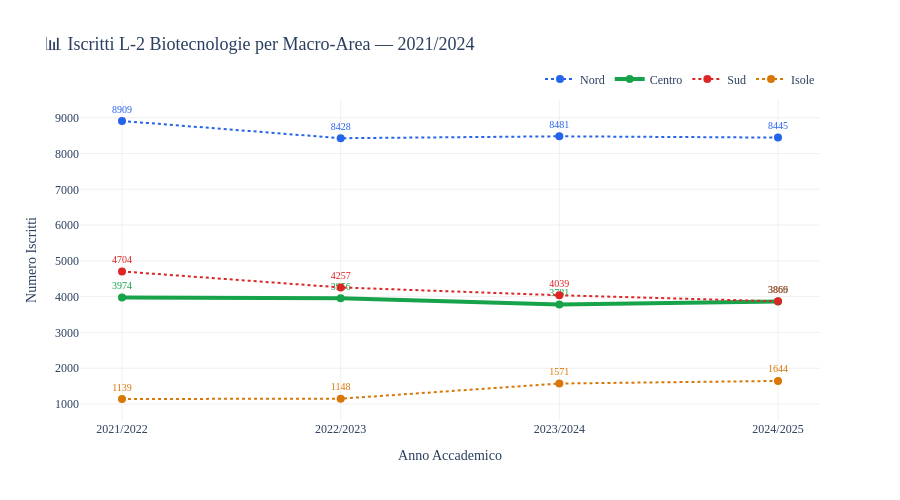

The notebook cell this image was saved under:
### Code cell
df_macro_anno = (
    df_l2_corsi.groupby(["AnnoA", "macro_area"])["Isc"]
    .sum()
    .reset_index()
)

fig = go.Figure()

for macro in ["Nord", "Centro", "Sud", "Isole"]:
    subset = df_macro_anno[df_macro_anno["macro_area"] == macro]
    spessore = 4 if macro == "Centro" else 2
    dash = "solid" if macro == "Centro" else "dot"

    fig.add_trace(go.Scatter(
        x=subset["AnnoA"],
        y=subset["Isc"],
        mode="lines+markers+text",
        name=macro,
        line=dict(color=COLORI[macro], width=spessore, dash=dash),
        marker=dict(size=8, color=COLORI[macro]),
        text=subset["Isc"].astype(str),
        textposition="top center",
        textfont=dict(size=10, color=COLORI[macro]),
        hovertemplate=f"<b>{macro}</b><br>Anno: %{{x}}<br>Iscritti: %{{y:,.0f}}<extra></extra>",
    ))

fig.update_layout(
    title="📊 Iscritti L-2 Biotecnologie per Macro-Area — 2021/2024",
    xaxis_title="Anno Accademico",
    yaxis_title="Numero Iscritti",
    height=500,
    font_family="Georgia",
    title_font_size=18,
    plot_bgcolor="white",
    xaxis=dict(gridcolor="#f0f0f0"),
    yaxis=dict(gridcolor="#f0f0f0"),
    legend=dict(
        orientation="h",
        yanchor="bottom",
        y=1.02,
        xanchor="right",
        x=1
    ),
)

fig.show()

### Figure 1 — Plotly figure (JSON) as saved in the notebook; plotly's stock layout.template omitted (floating-point values rounded to 4 significant figures)
{"data": [{"hovertemplate": "<b>Nord</b><br>Anno: %{x}<br>Iscritti: %{y:,.0f}<extra></extra>", "line": {"color": "#2563EB", "dash": "dot", "width": 2}, "marker": {"color": "#2563EB", "size": 8}, "mode": "lines+markers+text", "name": "Nord", "text": ["8909", "8428", "8481", "8445"], "textfont": {"color": "#2563EB", "size": 10}, "textposition": "top center", "type": "scatter", "x": ["2021/2022", "2022/2023", "2023/2024", "2024/2025"], "y": [8909, 8428, 8481, 8445]}, {"hovertemplate": "<b>Centro</b><br>Anno: %{x}<br>Iscritti: %{y:,.0f}<extra></extra>", "line": {"color": "#16A34A", "dash": "solid", "width": 4}, "marker": {"color": "#16A34A", "size": 8}, "mode": "lines+markers+text", "name": "Centro", "text": ["3974", "3956", "3781", "3866"], "textfont": {"color": "#16A34A", "size": 10}, "textposition": "top center", "type": "scatter", "x": ["2021/2022", "2022/2023", "2023/2024", "2024/2025"], "y": [3974, 3956, 3781, 3866]}, {"hovertemplate": "<b>Sud</b><br>Anno: %{x}<br>Iscritti: %{y:,.0f}<extra></extra>", "line": {"color": "#DC2626", "dash": "dot", "width": 2}, "marker": {"color": "#DC2626", "size": 8}, "mode": "lines+markers+text", "name": "Sud", "text": ["4704", "4257", "4039", "3869"], "textfont": {"color": "#DC2626", "size": 10}, "textposition": "top center", "type": "scatter", "x": ["2021/2022", "2022/2023", "2023/2024", "2024/2025"], "y": [4704, 4257, 4039, 3869]}, {"hovertemplate": "<b>Isole</b><br>Anno: %{x}<br>Iscritti: %{y:,.0f}<extra></extra>", "line": {"color": "#D97706", "dash": "dot", "width": 2}, "marker": {"color": "#D97706", "size": 8}, "mode": "lines+markers+text", "name": "Isole", "text": ["1139", "1148", "1571", "1644"], "textfont": {"color": "#D97706", "size": 10}, "textposition": "top center", "type": "scatter", "x": ["2021/2022", "2022/2023", "2023/2024", "2024/2025"], "y": [1139, 1148, 1571, 1644]}], "layout": {"font": {"family": "Georgia"}, "height": 500, "legend": {"orientation": "h", "x": 1, "xanchor": "right", "y": 1.02, "yanchor": "bottom"}, "plot_bgcolor": "white", "title": {"font": {"size": 18}, "text": "📊 Iscritti L-2 Biotecnologie per Macro-Area — 2021/2024"}, "xaxis": {"gridcolor": "#f0f0f0", "title": {"text": "Anno Accademico"}}, "yaxis": {"gridcolor": "#f0f0f0", "title": {"text": "Numero Iscritti"}}}}
